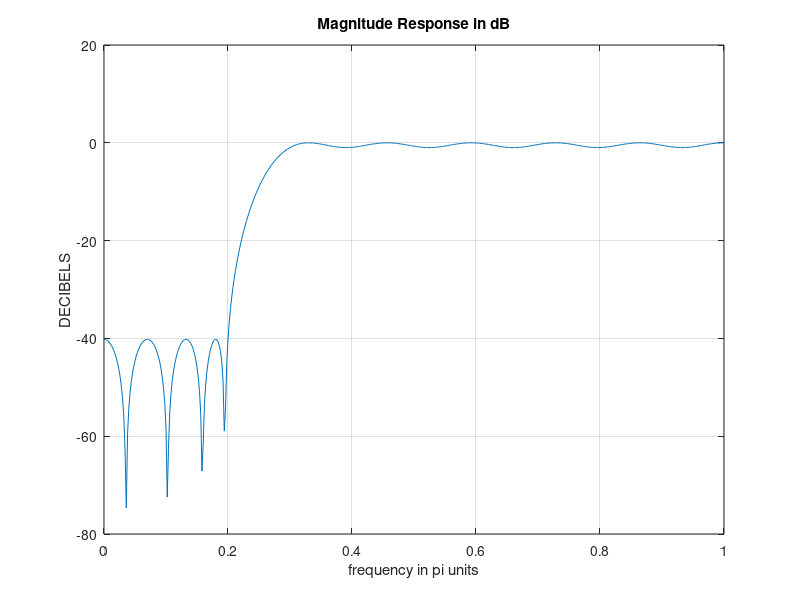

MATLAB code to generate this figure:
clc ;clear all;
wp = 150/500*pi; rp = 1;
ws = 100/500*pi; as = 40;
df = (wp-ws)/(pi*2);
d1 = (10^(rp/20)-1)/(10^(rp/20)+1);
d2 = (1+d1)*(10^(-as/20));
weights = [1,d2/d1];
M = ceil((-20*log10(sqrt(d1*d2))-13)/(14.6*df)+1);
M = 2*floor(M/2)+1;
m = [0,0,1,1];
f = [0,ws/pi,wp/pi,1];
h = remez(M-1,f,m,weights);
[H,w] = freqz(h,1,1000,'whole');
H = (H(1:1:501))'; w = (w(1:1:501))';
mag = abs(H);
db = 20*log10((mag+eps)/max(mag));
M = M+2;
h = remez(M-1,f,m,weights);
[H,w] = freqz(h,1,1000,'whole');
H = (H(1:1:501))'; w = (w(1:1:501))';
mag = abs(H);
db = 20*log10((mag+eps)/max(mag));
plot(w/pi,db);grid;title('Magnitude Response in dB');
xlabel('frequency in pi units'); ylabel('DECIBELS')

